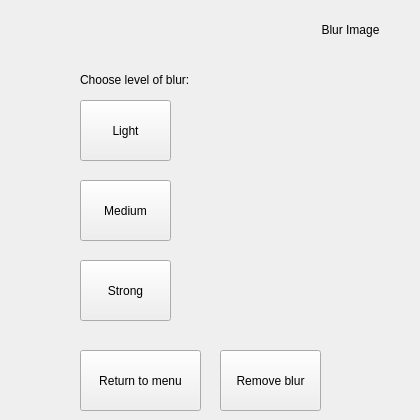
    <widget class="QWidget" name="blur">
     <widget class="QPushButton" name="light_blur_button">
      <property name="geometry">
       <rect>
        <x>80</x>
        <y>100</y>
        <width>91</width>
        <height>61</height>
       </rect>
      </property>
      <property name="text">
       <string>Light</string>
      </property>
     </widget>
     <widget class="QPushButton" name="medium_blur_button">
      <property name="geometry">
       <rect>
        <x>80</x>
        <y>180</y>
        <width>91</width>
        <height>61</height>
       </rect>
      </property>
      <property name="text">
       <string>Medium</string>
      </property>
     </widget>
     <widget class="QPushButton" name="strong_blur_button">
      <property name="geometry">
       <rect>
        <x>80</x>
        <y>260</y>
        <width>91</width>
        <height>61</height>
       </rect>
      </property>
      <property name="text">
       <string>Strong</string>
      </property>
     </widget>
     <widget class="QLabel" name="label_5">
      <property name="geometry">
       <rect>
        <x>290</x>
        <y>20</y>
        <width>121</width>
        <height>20</height>
       </rect>
      </property>
      <property name="text">
       <string>Blur Image</string>
      </property>
      <property name="alignment">
       <set>Qt::AlignCenter</set>
      </property>
     </widget>
     <widget class="QLabel" name="label_6">
      <property name="geometry">
       <rect>
        <x>80</x>
        <y>70</y>
        <width>181</width>
        <height>20</height>
       </rect>
      </property>
      <property name="text">
       <string>Choose level of blur:</string>
      </property>
     </widget>
     <widget class="QPushButton" name="blur_apply">
      <property name="geometry">
       <rect>
        <x>80</x>
        <y>350</y>
        <width>121</width>
        <height>61</height>
       </rect>
      </property>
      <property name="text">
       <string>Return to menu</string>
      </property>
     </widget>
     <widget class="QPushButton" name="remove_blur_button">
      <property name="geometry">
       <rect>
        <x>220</x>
        <y>350</y>
        <width>101</width>
        <height>61</height>
       </rect>
      </property>
      <property name="text">
       <string>Remove blur</string>
      </property>
     </widget>
    </widget>
